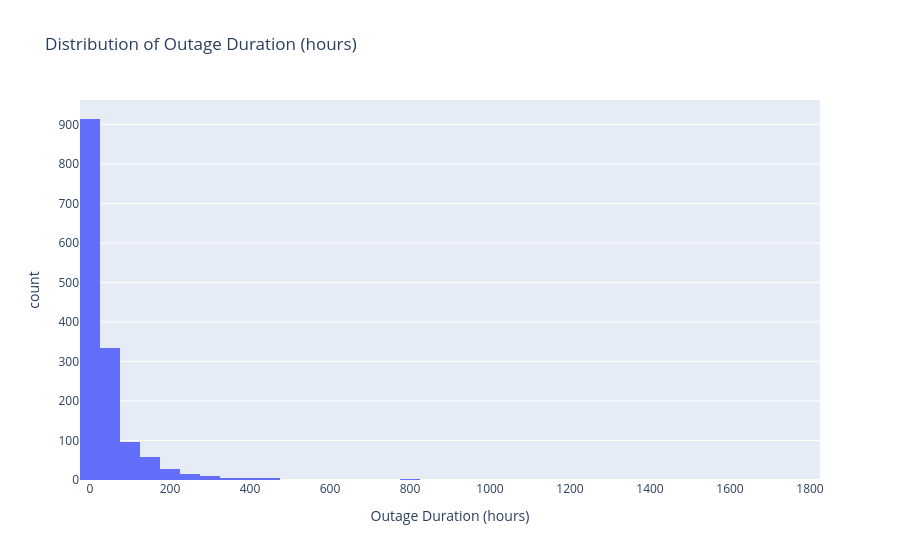

The notebook cell saved with this chart:
### Code cell
fig = px.histogram(
    cleaned_df,
    x="Outage_duration",
    nbins=50,
    title="Distribution of Outage Duration (hours)",
    labels={"Outage_duration": "Outage Duration (hours)"},
)
fig.show()
# fig.write_html(
#     "/Users/wuyuming/Desktop/proj_4/proj04_page/graph/dist_of_outage_duration.html"
# )

### Figure 1 — Plotly figure (JSON) as saved in the notebook; plotly's stock layout.template omitted (floating-point values rounded to 4 significant figures; data arrays with more than 128 entries replaced by an {"elided": "..."} marker saying what was removed)
{"data": [{"alignmentgroup": "True", "bingroup": "x", "hovertemplate": "Outage Duration (hours)=%{x}<br>count=%{y}<extra></extra>", "legendgroup": "", "marker": {"color": "#636efa", "pattern": {"shape": ""}}, "name": "", "nbinsx": 50, "offsetgroup": "", "orientation": "v", "showlegend": false, "type": "histogram", "x": {"elided": "1534 float values"}, "xaxis": "x", "yaxis": "y"}], "layout": {"barmode": "relative", "legend": {"tracegroupgap": 0}, "title": {"text": "Distribution of Outage Duration (hours)"}, "xaxis": {"anchor": "y", "domain": [0, 1], "title": {"text": "Outage Duration (hours)"}}, "yaxis": {"anchor": "x", "domain": [0, 1], "title": {"text": "count"}}}}
